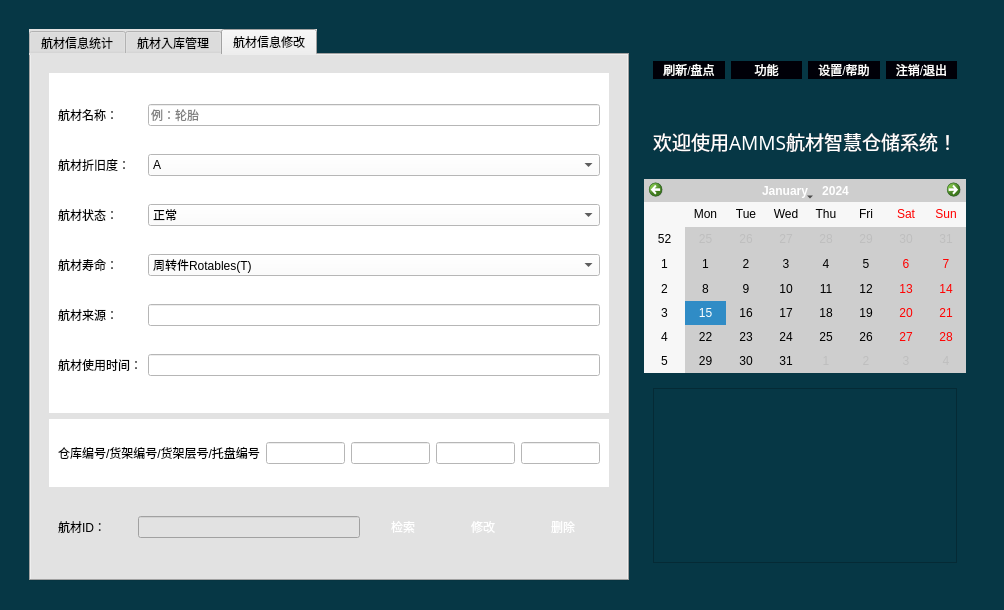
<?xml version="1.0" encoding="UTF-8"?>
<ui version="4.0">
 <class>MainSystem</class>
 <widget class="QWidget" name="MainSystem">
  <property name="geometry">
   <rect>
    <x>0</x>
    <y>0</y>
    <width>1004</width>
    <height>610</height>
   </rect>
  </property>
  <property name="sizePolicy">
   <sizepolicy hsizetype="Preferred" vsizetype="Preferred">
    <horstretch>0</horstretch>
    <verstretch>0</verstretch>
   </sizepolicy>
  </property>
  <property name="windowTitle">
   <string>Form</string>
  </property>
  <property name="styleSheet">
   <string notr="true">QPushButton{
	background: rgb(0, 0, 8);
border-radius:10px;
	
	
	
color:white;
	
	font: 15pt &quot;华文细黑&quot;;
}
	*{background-color: rgb(6, 55, 69);}

QPushButton:pressed{
background-color:rgb(224,0,0);
border-style:inset;
font-style:MingLiU-ExtB;
}


	
</string>
  </property>
  <layout class="QHBoxLayout" name="horizontalLayout_6">
   <item>
    <widget class="QWidget" name="widget" native="true">
     <property name="sizePolicy">
      <sizepolicy hsizetype="Preferred" vsizetype="Preferred">
       <horstretch>0</horstretch>
       <verstretch>0</verstretch>
      </sizepolicy>
     </property>
     <property name="styleSheet">
      <string notr="true"/>
     </property>
     <layout class="QHBoxLayout" name="horizontalLayout_3">
      <item>
       <widget class="QWidget" name="widget_5" native="true">
        <layout class="QHBoxLayout" name="horizontalLayout_4" stretch="5,1">
         <item>
          <widget class="QTabWidget" name="tabWidget">
           <property name="sizePolicy">
            <sizepolicy hsizetype="Preferred" vsizetype="Preferred">
             <horstretch>1</horstretch>
             <verstretch>0</verstretch>
            </sizepolicy>
           </property>
           <property name="styleSheet">
            <string notr="true">background-color: rgb(226, 226, 226);

font: 12pt &quot;Agency FB&quot;;
</string>
           </property>
           <property name="currentIndex">
            <number>2</number>
           </property>
           <widget class="QWidget" name="tab">
            <attribute name="title">
             <string>航材信息统计</string>
            </attribute>
            <layout class="QVBoxLayout" name="verticalLayout_3">
             <item>
              <widget class="QTableView" name="tableView">
               <property name="styleSheet">
                <string notr="true"/>
               </property>
              </widget>
             </item>
            </layout>
           </widget>
           <widget class="QWidget" name="tab_2">
            <attribute name="title">
             <string>航材入库管理</string>
            </attribute>
            <layout class="QVBoxLayout" name="verticalLayout_6">
             <item>
              <widget class="QWidget" name="widget_6" native="true">
               <property name="styleSheet">
                <string notr="true">
QPushButton{
border-radius:10px;
border-style:inset;
font-style:MingLiU-ExtB;
	background-color: rgb(38, 38, 38);
	font: 75 14pt &quot;Agency FB&quot;;

}</string>
               </property>
               <layout class="QVBoxLayout" name="verticalLayout_7" stretch="7,1">
                <item>
                 <widget class="QWidget" name="widget_20" native="true">
                  <layout class="QHBoxLayout" name="horizontalLayout_5">
                   <item>
                    <widget class="QWidget" name="widget_19" native="true">
                     <property name="styleSheet">
                      <string notr="true">background-color: rgb(255, 255, 255);</string>
                     </property>
                     <layout class="QVBoxLayout" name="verticalLayout_4">
                      <item>
                       <widget class="QLabel" name="label_10">
                        <property name="font">
                         <font>
                          <family>Agency FB</family>
                          <pointsize>20</pointsize>
                          <weight>9</weight>
                          <italic>false</italic>
                          <bold>false</bold>
                         </font>
                        </property>
                        <property name="styleSheet">
                         <string notr="true">font: 75 20pt &quot;Agency FB&quot;;</string>
                        </property>
                        <property name="text">
                         <string>航材信息：</string>
                        </property>
                       </widget>
                      </item>
                      <item>
                       <widget class="QWidget" name="widget_7" native="true">
                        <property name="styleSheet">
                         <string notr="true"/>
                        </property>
                        <widget class="QLabel" name="label_2">
                         <property name="geometry">
                          <rect>
                           <x>9</x>
                           <y>20</y>
                           <width>81</width>
                           <height>16</height>
                          </rect>
                         </property>
                         <property name="text">
                          <string>航材ID    ：</string>
                         </property>
                        </widget>
                        <widget class="QLineEdit" name="itemID">
                         <property name="geometry">
                          <rect>
                           <x>113</x>
                           <y>10</y>
                           <width>291</width>
                           <height>31</height>
                          </rect>
                         </property>
                         <property name="placeholderText">
                          <string>例：00000001</string>
                         </property>
                        </widget>
                       </widget>
                      </item>
                      <item>
                       <widget class="QWidget" name="widget_8" native="true">
                        <property name="styleSheet">
                         <string notr="true"/>
                        </property>
                        <widget class="QLabel" name="label_3">
                         <property name="geometry">
                          <rect>
                           <x>9</x>
                           <y>9</y>
                           <width>81</width>
                           <height>31</height>
                          </rect>
                         </property>
                         <property name="text">
                          <string>航材名称  ：</string>
                         </property>
                        </widget>
                        <widget class="QLineEdit" name="itemName">
                         <property name="geometry">
                          <rect>
                           <x>113</x>
                           <y>7</y>
                           <width>291</width>
                           <height>31</height>
                          </rect>
                         </property>
                         <property name="placeholderText">
                          <string>例：轮胎</string>
                         </property>
                        </widget>
                       </widget>
                      </item>
                      <item>
                       <widget class="QWidget" name="widget_9" native="true">
                        <property name="styleSheet">
                         <string notr="true"/>
                        </property>
                        <widget class="QLabel" name="label_11">
                         <property name="geometry">
                          <rect>
                           <x>9</x>
                           <y>20</y>
                           <width>78</width>
                           <height>16</height>
                          </rect>
                         </property>
                         <property name="text">
                          <string>航材折旧度：</string>
                         </property>
                        </widget>
                        <widget class="QComboBox" name="old">
                         <property name="geometry">
                          <rect>
                           <x>112</x>
                           <y>11</y>
                           <width>291</width>
                           <height>31</height>
                          </rect>
                         </property>
                         <item>
                          <property name="text">
                           <string>A</string>
                          </property>
                         </item>
                         <item>
                          <property name="text">
                           <string>B</string>
                          </property>
                         </item>
                         <item>
                          <property name="text">
                           <string>C</string>
                          </property>
                         </item>
                        </widget>
                       </widget>
                      </item>
                      <item>
                       <widget class="QWidget" name="widget_16" native="true">
                        <property name="styleSheet">
                         <string notr="true"/>
                        </property>
                        <widget class="QLabel" name="label_20">
                         <property name="geometry">
                          <rect>
                           <x>9</x>
                           <y>10</y>
                           <width>65</width>
                           <height>16</height>
                          </rect>
                         </property>
                         <property name="text">
                          <string>航材状态：</string>
                         </property>
                        </widget>
                        <widget class="QComboBox" name="state">
                         <property name="geometry">
                          <rect>
                           <x>112</x>
                           <y>5</y>
                           <width>291</width>
                           <height>31</height>
                          </rect>
                         </property>
                         <item>
                          <property name="text">
                           <string>正常</string>
                          </property>
                         </item>
                         <item>
                          <property name="text">
                           <string>外借</string>
                          </property>
                         </item>
                         <item>
                          <property name="text">
                           <string>维修</string>
                          </property>
                         </item>
                         <item>
                          <property name="text">
                           <string>报废</string>
                          </property>
                         </item>
                         <item>
                          <property name="text">
                           <string>待报废</string>
                          </property>
                         </item>
                        </widget>
                       </widget>
                      </item>
                      <item>
                       <widget class="QWidget" name="widget_17" native="true">
                        <property name="styleSheet">
                         <string notr="true"/>
                        </property>
                        <widget class="QLabel" name="label_21">
                         <property name="geometry">
                          <rect>
                           <x>9</x>
                           <y>10</y>
                           <width>81</width>
                           <height>31</height>
                          </rect>
                         </property>
                         <property name="text">
                          <string>航材寿命：</string>
                         </property>
                        </widget>
                        <widget class="QComboBox" name="age">
                         <property name="geometry">
                          <rect>
                           <x>112</x>
                           <y>10</y>
                           <width>291</width>
                           <height>31</height>
                          </rect>
                         </property>
                         <item>
                          <property name="text">
                           <string>周转件Rotables(T)</string>
                          </property>
                         </item>
                         <item>
                          <property name="text">
                           <string>可修件Repairables(R)</string>
                          </property>
                         </item>
                         <item>
                          <property name="text">
                           <string>消耗件Expendables(E)</string>
                          </property>
                         </item>
                         <item>
                          <property name="text">
                           <string>消耗品Consumables（C）</string>
                          </property>
                         </item>
                         <item>
                          <property name="text">
                           <string>消耗件-可修理Expendables-Repairable</string>
                          </property>
                         </item>
                         <item>
                          <property name="text">
                           <string>标准件Stand Parts</string>
                          </property>
                         </item>
                        </widget>
                       </widget>
                      </item>
                      <item>
                       <widget class="QWidget" name="widget_13" native="true">
                        <property name="styleSheet">
                         <string notr="true"/>
                        </property>
                        <widget class="QLabel" name="label_16">
                         <property name="geometry">
                          <rect>
                           <x>9</x>
                           <y>16</y>
                           <width>91</width>
                           <height>16</height>
                          </rect>
                         </property>
                         <property name="text">
                          <string>航材来源：</string>
                         </property>
                        </widget>
                        <widget class="QLineEdit" name="source">
                         <property name="geometry">
                          <rect>
                           <x>110</x>
                           <y>10</y>
                           <width>291</width>
                           <height>31</height>
                          </rect>
                         </property>
                        </widget>
                       </widget>
                      </item>
                      <item>
                       <widget class="QWidget" name="widget_14" native="true">
                        <property name="styleSheet">
                         <string notr="true"/>
                        </property>
                        <widget class="QLabel" name="label_7">
                         <property name="geometry">
                          <rect>
                           <x>9</x>
                           <y>11</y>
                           <width>83</width>
                           <height>16</height>
                          </rect>
                         </property>
                         <property name="text">
                          <string>航材使用时间：</string>
                         </property>
                        </widget>
                        <widget class="QLineEdit" name="usagetime">
                         <property name="geometry">
                          <rect>
                           <x>109</x>
                           <y>4</y>
                           <width>291</width>
                           <height>31</height>
                          </rect>
                         </property>
                        </widget>
                       </widget>
                      </item>
                     </layout>
                    </widget>
                   </item>
                   <item>
                    <widget class="QWidget" name="widget_18" native="true">
                     <property name="styleSheet">
                      <string notr="true">background-color: rgb(255, 255, 255);</string>
                     </property>
                     <layout class="QVBoxLayout" name="verticalLayout_5" stretch="5,10,10,10,10">
                      <item>
                       <widget class="QLabel" name="label_9">
                        <property name="styleSheet">
                         <string notr="true">font: 75 20pt &quot;Agency FB&quot;;</string>
                        </property>
                        <property name="text">
                         <string>位置信息：（例1-7-3-5）</string>
                        </property>
                       </widget>
                      </item>
                      <item>
                       <widget class="QWidget" name="widget_10" native="true">
                        <property name="styleSheet">
                         <string notr="true"/>
                        </property>
                        <widget class="QLabel" name="label_4">
                         <property name="geometry">
                          <rect>
                           <x>9</x>
                           <y>20</y>
                           <width>79</width>
                           <height>16</height>
                          </rect>
                         </property>
                         <property name="text">
                          <string>仓库编号  ：</string>
                         </property>
                        </widget>
                        <widget class="QLineEdit" name="itemStoreNum">
                         <property name="geometry">
                          <rect>
                           <x>94</x>
                           <y>12</y>
                           <width>311</width>
                           <height>31</height>
                          </rect>
                         </property>
                         <property name="placeholderText">
                          <string>1</string>
                         </property>
                        </widget>
                       </widget>
                      </item>
                      <item>
                       <widget class="QWidget" name="widget_11" native="true">
                        <property name="styleSheet">
                         <string notr="true"/>
                        </property>
                        <widget class="QLabel" name="label_5">
                         <property name="geometry">
                          <rect>
                           <x>9</x>
                           <y>20</y>
                           <width>79</width>
                           <height>16</height>
                          </rect>
                         </property>
                         <property name="text">
                          <string>货架编号  ：</string>
                         </property>
                        </widget>
                        <widget class="QLineEdit" name="itemShelfNum">
                         <property name="geometry">
                          <rect>
                           <x>94</x>
                           <y>12</y>
                           <width>311</width>
                           <height>31</height>
                          </rect>
                         </property>
                         <property name="placeholderText">
                          <string>7</string>
                         </property>
                        </widget>
                       </widget>
                      </item>
                      <item>
                       <widget class="QWidget" name="widget_12" native="true">
                        <property name="styleSheet">
                         <string notr="true"/>
                        </property>
                        <widget class="QLabel" name="label_6">
                         <property name="geometry">
                          <rect>
                           <x>9</x>
                           <y>20</y>
                           <width>79</width>
                           <height>16</height>
                          </rect>
                         </property>
                         <property name="text">
                          <string>货架层号  ：</string>
                         </property>
                        </widget>
                        <widget class="QLineEdit" name="itemFloorNum">
                         <property name="geometry">
                          <rect>
                           <x>93</x>
                           <y>14</y>
                           <width>311</width>
                           <height>31</height>
                          </rect>
                         </property>
                         <property name="placeholderText">
                          <string>3</string>
                         </property>
                        </widget>
                       </widget>
                      </item>
                      <item>
                       <widget class="QWidget" name="widget_15" native="true">
                        <property name="styleSheet">
                         <string notr="true"/>
                        </property>
                        <widget class="QLabel" name="label_8">
                         <property name="geometry">
                          <rect>
                           <x>9</x>
                           <y>20</y>
                           <width>78</width>
                           <height>16</height>
                          </rect>
                         </property>
                         <property name="text">
                          <string>托盘编号：</string>
                         </property>
                        </widget>
                        <widget class="QLineEdit" name="itemPalletNum">
                         <property name="geometry">
                          <rect>
                           <x>93</x>
                           <y>12</y>
                           <width>311</width>
                           <height>31</height>
                          </rect>
                         </property>
                         <property name="placeholderText">
                          <string>5</string>
                         </property>
                        </widget>
                       </widget>
                      </item>
                     </layout>
                    </widget>
                   </item>
                  </layout>
                 </widget>
                </item>
                <item>
                 <widget class="QWidget" name="widget_21" native="true">
                  <property name="styleSheet">
                   <string notr="true">
QPushButton{
border-radius:10px;
border-style:inset;
font-style:MingLiU-ExtB;
	background-color: rgb(38, 38, 38);
	font: 75 14pt &quot;Agency FB&quot;;

}</string>
                  </property>
                  <layout class="QHBoxLayout" name="horizontalLayout_7" stretch="1,4,1">
                   <item>
                    <widget class="QWidget" name="widget_22" native="true">
                     <layout class="QHBoxLayout" name="horizontalLayout_8">
                      <item>
                       <widget class="QPushButton" name="btn_in">
                        <property name="styleSheet">
                         <string notr="true">color: rgb(0, 0, 0);
background-color: rgb(156, 156, 156);
font: 75 12pt &quot;Arial Narrow&quot;;</string>
                        </property>
                        <property name="text">
                         <string>确定</string>
                        </property>
                       </widget>
                      </item>
                     </layout>
                    </widget>
                   </item>
                   <item>
                    <widget class="QWidget" name="widget_28" native="true"/>
                   </item>
                   <item>
                    <widget class="QWidget" name="widget_23" native="true">
                     <layout class="QHBoxLayout" name="horizontalLayout_9">
                      <item>
                       <widget class="QPushButton" name="btn_back">
                        <property name="styleSheet">
                         <string notr="true">color: rgb(0, 0, 0);
background-color: rgb(156, 156, 156);
font: 75 12pt &quot;Arial Narrow&quot;;</string>
                        </property>
                        <property name="text">
                         <string>返回</string>
                        </property>
                       </widget>
                      </item>
                     </layout>
                    </widget>
                   </item>
                  </layout>
                 </widget>
                </item>
               </layout>
              </widget>
             </item>
            </layout>
           </widget>
           <widget class="QWidget" name="tab_3">
            <attribute name="title">
             <string>航材信息修改</string>
            </attribute>
            <layout class="QVBoxLayout" name="verticalLayout_9">
             <item>
              <widget class="QWidget" name="widget_24" native="true">
               <property name="styleSheet">
                <string notr="true">widget{background-color: rgb(255, 255, 255);
}
	

QPushButton{
border-radius:10px;
border-style:inset;
font-style:MingLiU-ExtB;
	background-color: rgb(38, 38, 38);
	font: 75 14pt &quot;Agency FB&quot;;

}

background-color: rgb(255, 255, 255);</string>
               </property>
               <layout class="QVBoxLayout" name="verticalLayout_8" stretch="5,1,1">
                <item>
                 <widget class="QWidget" name="widget_25" native="true">
                  <property name="styleSheet">
                   <string notr="true">background-color: rgb(255, 255, 255);
font: 12pt &quot;Agency FB&quot;;</string>
                  </property>
                  <layout class="QGridLayout" name="gridLayout">
                   <item row="0" column="0">
                    <widget class="QLabel" name="label_12">
                     <property name="text">
                      <string>航材名称：</string>
                     </property>
                    </widget>
                   </item>
                   <item row="0" column="1">
                    <widget class="QLineEdit" name="mod_itemName">
                     <property name="placeholderText">
                      <string>例：轮胎</string>
                     </property>
                    </widget>
                   </item>
                   <item row="1" column="0">
                    <widget class="QLabel" name="label_13">
                     <property name="text">
                      <string>航材折旧度：</string>
                     </property>
                    </widget>
                   </item>
                   <item row="1" column="1">
                    <widget class="QComboBox" name="mod_old">
                     <item>
                      <property name="text">
                       <string>A</string>
                      </property>
                     </item>
                     <item>
                      <property name="text">
                       <string>B</string>
                      </property>
                     </item>
                     <item>
                      <property name="text">
                       <string>C</string>
                      </property>
                     </item>
                    </widget>
                   </item>
                   <item row="2" column="0">
                    <widget class="QLabel" name="label_14">
                     <property name="text">
                      <string>航材状态：</string>
                     </property>
                    </widget>
                   </item>
                   <item row="2" column="1">
                    <widget class="QComboBox" name="mod_state">
                     <item>
                      <property name="text">
                       <string>正常</string>
                      </property>
                     </item>
                     <item>
                      <property name="text">
                       <string>外借</string>
                      </property>
                     </item>
                     <item>
                      <property name="text">
                       <string>维修</string>
                      </property>
                     </item>
                     <item>
                      <property name="text">
                       <string>报废</string>
                      </property>
                     </item>
                     <item>
                      <property name="text">
                       <string>待报废</string>
                      </property>
                     </item>
                    </widget>
                   </item>
                   <item row="3" column="0">
                    <widget class="QLabel" name="label_15">
                     <property name="text">
                      <string>航材寿命：</string>
                     </property>
                    </widget>
                   </item>
                   <item row="3" column="1">
                    <widget class="QComboBox" name="mod_age">
                     <item>
                      <property name="text">
                       <string>周转件Rotables(T)</string>
                      </property>
                     </item>
                     <item>
                      <property name="text">
                       <string>可修件Repairables(R)</string>
                      </property>
                     </item>
                     <item>
                      <property name="text">
                       <string>消耗件Expendables(E)</string>
                      </property>
                     </item>
                     <item>
                      <property name="text">
                       <string>消耗品Consumables（C）</string>
                      </property>
                     </item>
                     <item>
                      <property name="text">
                       <string>消耗件-可修理Expendables-Repairable</string>
                      </property>
                     </item>
                     <item>
                      <property name="text">
                       <string>标准件Stand Parts</string>
                      </property>
                     </item>
                    </widget>
                   </item>
                   <item row="4" column="0">
                    <widget class="QLabel" name="label_17">
                     <property name="text">
                      <string>航材来源：</string>
                     </property>
                    </widget>
                   </item>
                   <item row="4" column="1">
                    <widget class="QLineEdit" name="mod_source"/>
                   </item>
                   <item row="5" column="0">
                    <widget class="QLabel" name="label_18">
                     <property name="text">
                      <string>航材使用时间：</string>
                     </property>
                    </widget>
                   </item>
                   <item row="5" column="1">
                    <widget class="QLineEdit" name="mod_usagetime"/>
                   </item>
                  </layout>
                 </widget>
                </item>
                <item>
                 <widget class="QWidget" name="widget_27" native="true">
                  <property name="styleSheet">
                   <string notr="true">background-color: rgb(255, 255, 255);</string>
                  </property>
                  <layout class="QHBoxLayout" name="horizontalLayout_12">
                   <item>
                    <widget class="QLabel" name="label_23">
                     <property name="text">
                      <string>仓库编号/货架编号/货架层号/托盘编号</string>
                     </property>
                    </widget>
                   </item>
                   <item>
                    <widget class="QLineEdit" name="site1"/>
                   </item>
                   <item>
                    <widget class="QLineEdit" name="site2"/>
                   </item>
                   <item>
                    <widget class="QLineEdit" name="site3"/>
                   </item>
                   <item>
                    <widget class="QLineEdit" name="site4"/>
                   </item>
                  </layout>
                 </widget>
                </item>
                <item>
                 <widget class="QWidget" name="widget_26" native="true">
                  <property name="styleSheet">
                   <string notr="true">
</string>
                  </property>
                  <layout class="QHBoxLayout" name="horizontalLayout_10" stretch="1,3,1,1,1">
                   <item>
                    <widget class="QLabel" name="label_19">
                     <property name="styleSheet">
                      <string notr="true">font: 12pt &quot;Agency FB&quot;;</string>
                     </property>
                     <property name="text">
                      <string>航材ID：</string>
                     </property>
                    </widget>
                   </item>
                   <item>
                    <widget class="QLineEdit" name="mod_ID"/>
                   </item>
                   <item>
                    <widget class="QPushButton" name="search">
                     <property name="text">
                      <string>检索</string>
                     </property>
                    </widget>
                   </item>
                   <item>
                    <widget class="QPushButton" name="modify">
                     <property name="text">
                      <string>修改</string>
                     </property>
                    </widget>
                   </item>
                   <item>
                    <widget class="QPushButton" name="delete_2">
                     <property name="text">
                      <string>删除</string>
                     </property>
                    </widget>
                   </item>
                  </layout>
                 </widget>
                </item>
               </layout>
              </widget>
             </item>
            </layout>
           </widget>
          </widget>
         </item>
         <item>
          <widget class="QWidget" name="widget" native="true">
           <property name="sizePolicy">
            <sizepolicy hsizetype="Preferred" vsizetype="Preferred">
             <horstretch>0</horstretch>
             <verstretch>0</verstretch>
            </sizepolicy>
           </property>
           <property name="styleSheet">
            <string notr="true"/>
           </property>
           <layout class="QVBoxLayout" name="verticalLayout_2" stretch="1,1,3,3">
            <item>
             <widget class="QWidget" name="widget_4" native="true">
              <layout class="QHBoxLayout" name="horizontalLayout_2">
               <item>
                <widget class="QPushButton" name="pushButton_4">
                 <property name="text">
                  <string>刷新/盘点</string>
                 </property>
                </widget>
               </item>
               <item>
                <widget class="QPushButton" name="pushButton">
                 <property name="text">
                  <string>功能</string>
                 </property>
                </widget>
               </item>
               <item>
                <widget class="QPushButton" name="pushButton_5">
                 <property name="text">
                  <string>设置/帮助</string>
                 </property>
                </widget>
               </item>
               <item>
                <widget class="QPushButton" name="return_log">
                 <property name="text">
                  <string>注销/退出</string>
                 </property>
                </widget>
               </item>
              </layout>
             </widget>
            </item>
            <item>
             <widget class="QWidget" name="widget_3" native="true">
              <layout class="QHBoxLayout" name="horizontalLayout">
               <item>
                <widget class="QLabel" name="label">
                 <property name="font">
                  <font>
                   <family>华文新魏</family>
                   <pointsize>14</pointsize>
                  </font>
                 </property>
                 <property name="styleSheet">
                  <string notr="true">color: rgb(255, 255, 255);</string>
                 </property>
                 <property name="text">
                  <string>欢迎使用AMMS航材智慧仓储系统！</string>
                 </property>
                </widget>
               </item>
              </layout>
             </widget>
            </item>
            <item>
             <widget class="QCalendarWidget" name="calendarWidget">
              <property name="styleSheet">
               <string notr="true">font: 10pt &quot;华文细黑&quot;;
background-color: rgb(206, 206, 206);</string>
              </property>
             </widget>
            </item>
            <item>
             <widget class="QWidget" name="widget_2" native="true">
              <layout class="QVBoxLayout" name="verticalLayout">
               <item>
                <widget class="QListWidget" name="listWidget">
                 <property name="styleSheet">
                  <string notr="true">color: rgb(255, 255, 255);
font: 10pt &quot;楷体&quot;;</string>
                 </property>
                </widget>
               </item>
              </layout>
             </widget>
            </item>
           </layout>
          </widget>
         </item>
        </layout>
       </widget>
      </item>
     </layout>
    </widget>
   </item>
  </layout>
 </widget>
 <resources/>
 <connections/>
</ui>
